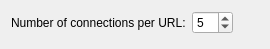
<?xml version="1.0" encoding="UTF-8"?>
<ui version="4.0">
 <class>DlgMms</class>
 <widget class="QWidget" name="DlgMms">
  <property name="geometry">
   <rect>
    <x>0</x>
    <y>0</y>
    <width>270</width>
    <height>49</height>
   </rect>
  </property>
  <layout class="QVBoxLayout" name="verticalLayout">
   <item>
    <layout class="QFormLayout" name="formLayout">
     <property name="fieldGrowthPolicy">
      <enum>QFormLayout::ExpandingFieldsGrow</enum>
     </property>
     <item row="0" column="0">
      <widget class="QLabel" name="label">
       <property name="text">
        <string>Number of connections per URL:</string>
       </property>
      </widget>
     </item>
     <item row="0" column="1">
      <widget class="QSpinBox" name="numThreadSpinBox">
       <property name="minimum">
        <number>1</number>
       </property>
       <property name="maximum">
        <number>40</number>
       </property>
       <property name="value">
        <number>5</number>
       </property>
      </widget>
     </item>
    </layout>
   </item>
   <item>
    <spacer name="spacer">
     <property name="orientation">
      <enum>Qt::Vertical</enum>
     </property>
     <property name="sizeHint" stdset="0">
      <size>
       <width>20</width>
       <height>39</height>
      </size>
     </property>
    </spacer>
   </item>
  </layout>
 </widget>
 <resources/>
 <connections/>
</ui>
